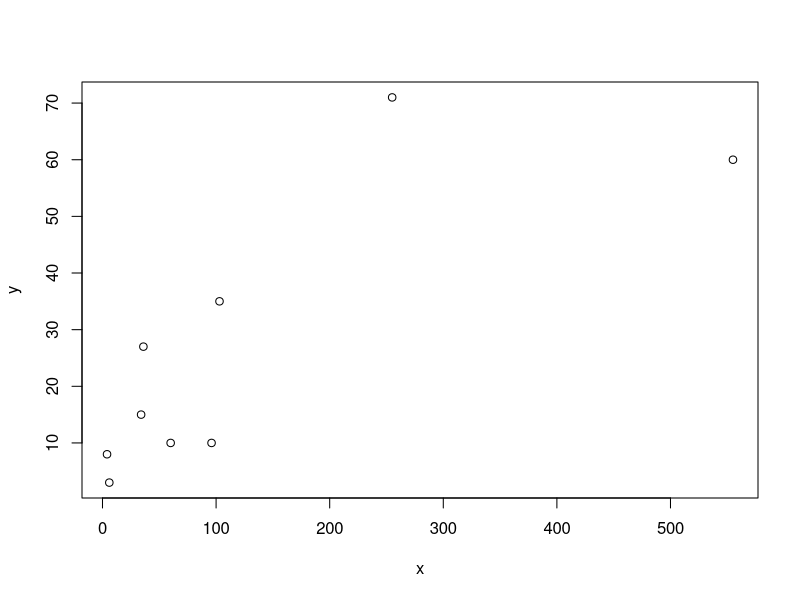
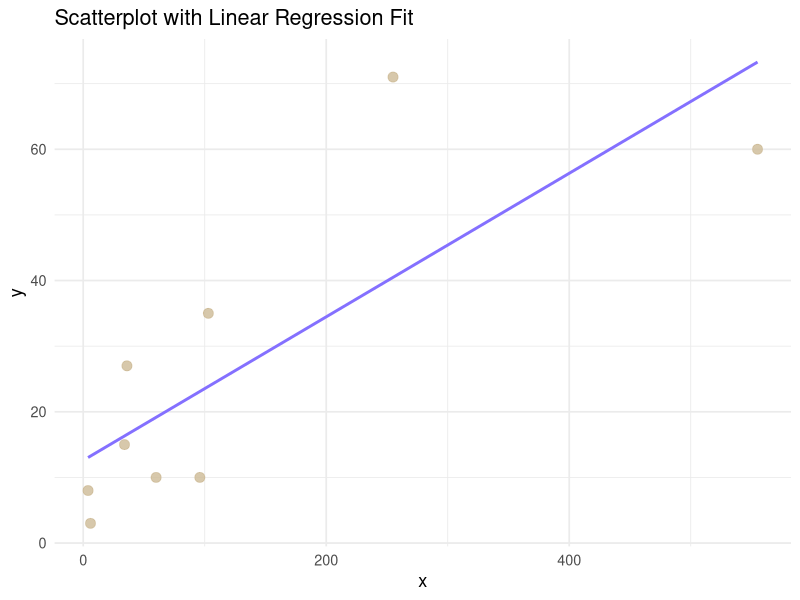

These figures' R source, in order:
## ---- chunk 1
knitr::opts_chunk$set(echo = TRUE, warning = FALSE)

invisible(lapply(c( "ggplot2"), 
  function(pkg) suppressPackageStartupMessages(library(pkg, 
                                                character.only = TRUE))))
## ---- chunk 2
# Calculate critical value for t:
t_crit_1a <- qt(0.975, df=18)
cat("t critical value:", t_crit_1a)
## ---- chunk 3
x <- c(36, 34, 255, 103, 4, 555, 6, 60, 96)
y <- c(27, 15, 71, 35, 8, 60, 3, 10, 10)
jobpf =  data.frame(x,y)
mod <- lm(formula = y ~ x)
summary(mod)
plot(x, y)
## ---- chunk 4
ggplot(jobpf, aes(x = x, y = y)) +
  geom_point(
    size = 3,
    color = "wheat3",
    alpha = 0.8
  ) +
  geom_smooth(
    method = "lm",
    se = FALSE,
    color = "lightslateblue",
    linewidth = 1
  ) +
  labs(
    title = "Scatterplot with Linear Regression Fit",
    x = "x",
    y = "y"
  ) +
  theme_minimal(base_size = 13)
## ---- chunk 5
# Calculate MSE and S_XX for CI computation:
## MSE calculation:
SSE <- sum(residuals(mod)^2)
n <- length(y)
MSE <- SSE / (n - 2)
cat("MSE:", round(MSE, 3))

## S_XX calculation:
SXX <- sum((x - mean(x))^2)
cat("S_XX:", round(SXX,3))

# Confidence interval calculation
SE_beta1 <- sqrt(MSE / SXX)

## Check if manual calculation matches model:
R_SE_beta1 <- summary(mod)$coefficients["x", "Std. Error"]
cat("Calculated SE_beta_1:", SE_beta1, "; R-given SE_beta_1:", R_SE_beta1)

## Critical t value:

crit_t <- qt(0.975, 7) # 9 data points -> n-2 = 7 df

upper_95_bound_beta_1 <- 0.1094 + crit_t*SE_beta1
lower_95_bound_beta_1 <- 0.1094 - crit_t*SE_beta1
print(paste0("95% CI for Beta_1: (", round(lower_95_bound_beta_1,3), ",", 
             round(upper_95_bound_beta_1,3), ")"))
## ---- chunk 6
# Calculate bar{x}:
x <- c(36, 34, 255, 103, 4, 555, 6, 60, 96)
print(paste0("xbar = ", round(mean(x), 2)))

# Compute Confidence Intervals:

## Critical t-value
crit_t_99ci_7df <- qt(0.995, 7)

## Fitted on X=70:
fitted_Y_x70 <- 20.252
se_hat_Y_x70 <- sqrt( 
  MSE*( (1/9) + ((mean(x) - 70)^2/SXX) )
  )
lower_bound_99ci_x70 <- fitted_Y_x70 - crit_t_99ci_7df*se_hat_Y_x70
upper_bound_99ci_x70 <- fitted_Y_x70 + crit_t_99ci_7df*se_hat_Y_x70
print(paste0("99% CI for Fitted Value of Y given X=70: (", 
             round(lower_bound_99ci_x70, 3) , ", ", 
             round(upper_bound_99ci_x70, 3) , ")"))

## Fitted on X=100: 
fitted_Y_x100 <- 23.534
se_hat_Y_x100 <- sqrt( 
  MSE*( (1/9) + ((mean(x) - 100)^2/SXX) )
  )
lower_bound_99ci_x100 <- fitted_Y_x100 - crit_t_99ci_7df*se_hat_Y_x100
upper_bound_99ci_x100 <- fitted_Y_x100 + crit_t_99ci_7df*se_hat_Y_x100
print(paste0("99% CI for Fitted Value of Y given X=100: (", 
             round(lower_bound_99ci_x100, 3), ", ", 
             round(upper_bound_99ci_x100, 3), ")"))
## ---- chunk 7
# Build prediction interval for X=30

fitted_val_30 <- predict(mod, newdata = data.frame(x = 30))
se_pred30 <- sqrt(
  MSE * (1 + (1/9) + (30-mean(x))^2/SXX)
)

lower_99_ci_bound_pred30 <- fitted_val_30 - crit_t_99ci_7df * se_pred30
upper_99_ci_bound_pred30 <- fitted_val_30 + crit_t_99ci_7df * se_pred30

print(paste0("99% Pred. Int. for Y for new obs. X=30: (", 
             round(lower_99_ci_bound_pred30, 3), ", ", 
             round(upper_99_ci_bound_pred30, 3), ")"))
